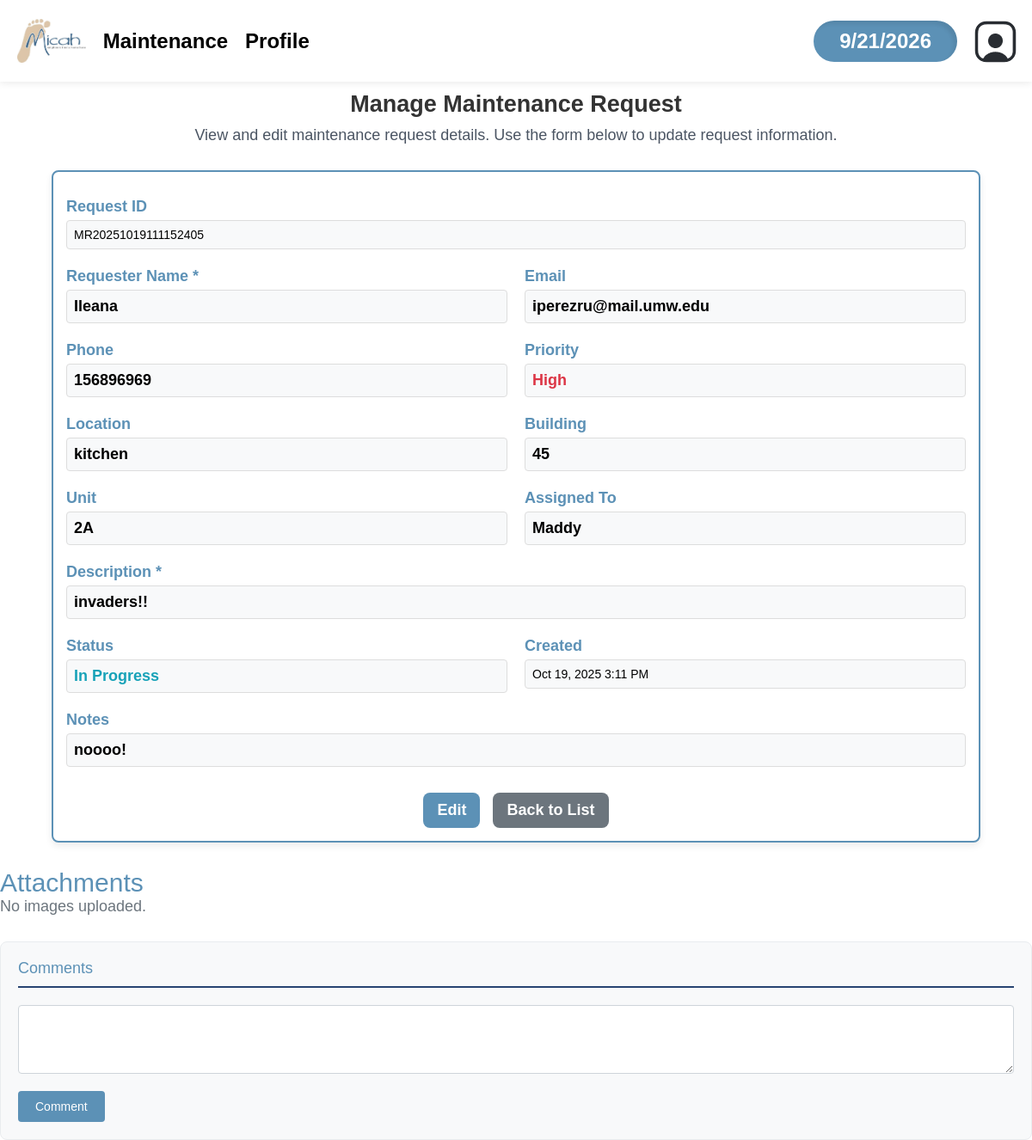
The app's page /manageMaintenanceRequest.php?id=MR20251019111152405 (signed in) with its own data.
### tables this page shows
CREATE TABLE `dbmaintenancerequests` (
  `id` varchar(256) NOT NULL,
  `requester_name` varchar(100) NOT NULL,
  `requester_email` varchar(100) DEFAULT NULL,
  `requester_phone` varchar(20) DEFAULT NULL,
  `location` varchar(100) DEFAULT NULL,
  `building` varchar(50) DEFAULT NULL,
  `unit` varchar(50) DEFAULT NULL,
  `description` text NOT NULL,
  `priority` enum('Low','Medium','High','Emergency') DEFAULT 'Medium',
  `status` enum('Pending','In Progress','Completed','Cancelled') DEFAULT 'Pending',
  `assigned_to` varchar(100) DEFAULT NULL,
  `created_at` timestamp NOT NULL DEFAULT current_timestamp(),
  `updated_at` timestamp NOT NULL DEFAULT current_timestamp() ON UPDATE current_timestamp(),
  `completed_at` timestamp NULL DEFAULT NULL,
  `notes` text DEFAULT NULL,
  `archived` tinyint(1) NOT NULL DEFAULT 0
);

### database/dbMaintenanceRequests.php (called while the page is built, shortened)
<?php
include_once(dirname(__FILE__).'/../domain/MaintenanceRequest.php');
function get_maintenance_request_by_id($id) {
    $con = connect();
    $query = "SELECT * FROM dbmaintenancerequests WHERE id = ?";
    $stmt = mysqli_prepare($con, $query);
    mysqli_stmt_bind_param($stmt, "s", $id);
    mysqli_stmt_execute($stmt);
    $result = mysqli_stmt_get_result($stmt);
    $row = mysqli_fetch_array($result);
    $request = new MaintenanceRequest(
        $row['id'],
        $row['requester_name'],
        $row['requester_email'],
        $row['requester_phone'],
        $row['location'],
        $row['building'],
        $row['unit'],
        $row['description'],
        $row['priority'],
        $row['status'],
        $row['assigned_to'],
        $row['notes'],
        $row['archived']
    );
    $request->setCreatedAt($row['created_at']);
    $request->setUpdatedAt($row['updated_at']);
    return $request;
}
?>

### domain/MaintenanceRequest.php (called while the page is built, shortened)
<?php
class MaintenanceRequest {
    private $id;
    private $requester_name;
    private $requester_email;
    private $requester_phone;
    private $location;
    private $building;
    private $unit;
    private $description;
    private $priority;
    private $status;
    private $assigned_to;
    private $created_at;
    private $notes;
    public function __construct($id, $requester_name, $requester_email, $requester_phone,
                               $location, $building, $unit, $description, $priority = 'Medium',
                               $status = 'Pending', $assigned_to = '', $notes = '', $archived = 0) {
        $this->id = $id;
        $this->requester_name = $requester_name;
        $this->requester_email = $requester_email;
        $this->requester_phone = $requester_phone;
        $this->location = $location;
        $this->building = $building;
        $this->unit = $unit;
        $this->description = $description;
        $this->priority = $priority;
        $this->status = $status;
        $this->assigned_to = $assigned_to;
        $this->notes = $notes;
        $this->created_at = date('Y-m-d H:i:s');
    }
    public function getID() {
        return $this->id;
    }
    public function getRequesterName() {
        return $this->requester_name;
    }
    public function getRequesterEmail() {
        return $this->requester_email;
    }
    public function getRequesterPhone() {
        return $this->requester_phone;
    }
    public function getLocation() {
        return $this->location;
    }
    public function getBuilding() {
        return $this->building;
    }
    public function getUnit() {
        return $this->unit;
    }
    public function getDescription() {
        return $this->description;
    }
    public function getPriority() {
        return $this->priority;
    }
    public function getStatus() {
        return $this->status;
    }
    public function getAssignedTo() {
        return $this->assigned_to;
    }
    public function getCreatedAt() {
        return $this->created_at;
    }
    public function getNotes() {
        return $this->notes;
    }
    public function setCreatedAt($created_at) {
        $this->created_at = $created_at;
    }
}

### manageMaintenanceRequest.php (the view, shortened to what this page needs)
<?php
    require_once('database/dbMaintenanceRequests.php');
    $request_id = $_GET['id'] ?? null;
    $request = get_maintenance_request_by_id($request_id);
    $edit_mode = isset($_GET['edit']) && $_GET['edit'] == '1';
    function renderField($type, $name, $value, $edit_mode, $required = false, $options = []) {
        $base_style = "width: 100%; padding: 8px; border: 1px solid #ddd; border-radius: 4px; font-size: 14px;";
        $readonly_style = "padding: 8px; display: inline-block; width: 100%; background: #f8f9fa; border: 1px solid #ddd; border-radius: 4px;";
        if ($edit_mode) {
            switch ($type) {
                case 'text':
                case 'email':
                case 'tel':
                    return '<input type="' . $type . '" name="' . $name . '" value="' . htmlspecialchars($value) . '" ' .
                           ($required ? 'required ' : '') . 'style="' . $base_style . '">';
                case 'textarea':
                    $height = $options['height'] ?? '40px';
                    return '<textarea name="' . $name . '" ' . ($required ? 'required ' : '') .
                           'style="' . $base_style . ' height: ' . $height . '; resize: vertical;">' .
                           htmlspecialchars($value) . '</textarea>';
                case 'select':
                    $html = '<select name="' . $name . '" style="' . $base_style . '">';
                    foreach ($options['options'] as $option_value => $option_text) {
                        $selected = ($value == $option_value) ? ' selected' : '';
                        $html .= '<option value="' . htmlspecialchars($option_value) . '"' . $selected . '>' .
                                htmlspecialchars($option_text) . '</option>';
                    }
                    $html .= '</select>';
                    return $html;
            }
        } else {
            $display_value = $value ?: ($options['placeholder'] ?? '');
            $class = '';
            if ($type == 'select' && isset($options['display_class'])) {
                $class = 'class="' . $options['display_class'] . '"';
            }
            return '<span ' . $class . ' style="' . $readonly_style . ' font-weight: bold;">' .
                   htmlspecialchars($display_value) . '</span>';
        }
    }
?>
<!DOCTYPE html>
<html lang="en">
<head>     <link rel="icon" type="image/png" href="images/micah-favicon.png">
  <link href="css/base.css?v=<?php echo time(); ?>" rel="stylesheet">
<?php
require_once('header.php');
?>
</head>
<body>
  <main>
    <div class="sections">
      <div class="text-section">
        <h1 class="main-text">Manage Maintenance Request</h1>
        <p class="secondary-text">
          View and edit maintenance request details. Use the form below to update request information.
        </p>
        <div class="form-container">
            <form id="maintenance-form" method="POST" enctype="multipart/form-data" action="">
                <div class="form-group">
                    <label>Request ID</label>
                    <input type="text" value="<?php echo htmlspecialchars($request->getID()); ?>" readonly style="background-color: #f8f9fa;">
                </div>
                <div class="form-row">
                    <div class="form-group">
                        <label for="requester_name">Requester Name *</label>
                        <?php echo renderField('text', 'requester_name', $request->getRequesterName(), $edit_mode, true); ?>
                    </div>
                    <div class="form-group">
                        <label for="requester_email">Email</label>
                        <?php echo renderField('email', 'requester_email', $request->getRequesterEmail(), $edit_mode); ?>
                    </div>
                </div>
                <div class="form-row">
                    <div class="form-group">
                        <label for="requester_phone">Phone</label>
                        <?php echo renderField('tel', 'requester_phone', $request->getRequesterPhone(), $edit_mode); ?>
                    </div>
                    <div class="form-group">
                        <label for="priority">Priority</label>
                        <?php echo renderField('select', 'priority', $request->getPriority(), $edit_mode, false, [
                            'options' => ['Low' => 'Low', 'Medium' => 'Medium', 'High' => 'High', 'Emergency' => 'Emergency'],
                            'display_class' => 'priority-' . strtolower($request->getPriority())
                        ]); ?>
                    </div>
                </div>
                <div class="form-row">
                    <div class="form-group">
                        <label for="location">Location</label>
                        <?php echo renderField('text', 'location', $request->getLocation(), $edit_mode); ?>
                    </div>
                    <div class="form-group">
                        <label for="building">Building</label>
                        <?php echo renderField('text', 'building', $request->getBuilding(), $edit_mode); ?>
                    </div>
                </div>
                <div class="form-row">
                    <div class="form-group">
                        <label for="unit">Unit</label>
                        <?php echo renderField('text', 'unit', $request->getUnit(), $edit_mode); ?>
                    </div>
                    <div class="form-group">
                        <label for="assigned_to">Assigned To</label>
                        <?php echo renderField('text', 'assigned_to', $request->getAssignedTo(), $edit_mode, false, ['placeholder' => 'Unassigned']); ?>
                    </div>
                </div>
                <div class="form-group">
                    <label for="description">Description *</label>
                    <?php echo renderField('textarea', 'description', $request->getDescription(), $edit_mode, true, ['height' => '40px']); ?>
                </div>
                <div class="form-row">
                    <div class="form-group">
                        <label for="status">Status</label>
                        <?php echo renderField('select', 'status', $request->getStatus(), $edit_mode, false, [
                            'options' => ['Pending' => 'Pending', 'In Progress' => 'In Progress', 'Completed' => 'Completed', 'Cancelled' => 'Cancelled'],
                            'display_class' => 'status-' . strtolower(str_replace(' ', '-', $request->getStatus()))
                        ]); ?>
                    </div>
                    <div class="form-group">
                        <label>Created</label>
                        <input type="text" value="<?php echo date('M j, Y g:i A', strtotime($request->getCreatedAt())); ?>" readonly style="background-color: #f8f9fa;">
                    </div>
                </div>
                <div class="form-group">
                    <label for="notes">Notes</label>
                    <?php echo renderField('textarea', 'notes', $request->getNotes(), $edit_mode, false, ['height' => '40px', 'placeholder' => 'No notes']); ?>
                </div>
                <div style="text-align: center; margin-top: 30px;">
                    <?php if (!$edit_mode): ?>
                        <a href="?id=<?php echo urlencode($request_id); ?>&edit=1" class="blue-button">Edit</a>
                    <?php endif; ?>
                    <a href="viewAllMaintenanceRequests.php" class="gray-button" style="margin-left: 10px;">Back to List</a>
                </div>
            </form>
        </div>
        <?php
$images = get_maintenance_images_by_request($request->getID());
?>
<div class="attachments-section" style="margin-top: 30px;">
    <h2 style="color:var(--main-color);">Attachments</h2>
    <?php if (empty($images)): ?>
        <p style="color:#6c757d;">No images uploaded.</p>
    <?php endif; ?>
</div>
        <div id="comments" requestID="<?php echo htmlspecialchars($request->getID()) ?>">
            <h2 style="color:var(--main-color);">Comments</h2>
            <textarea id="commentBox"></textarea>
            <button onclick='writeComment()'>Comment</button>
        </div>
    </div>
    </div>
  </main>
</body>
</html>

### css/base.css (style rules this page uses)
html, body, header, main, footer, div, span, p, h1, h2, h3, h4, h5, h6, ul, ol, li, input, select, textarea, form, section, label, table, td, tr, th, form, fieldset, em, button, a { padding: 0; margin: 0; font-size: inherit; font-family: inherit; font-weight: inherit; text-decoration: none; font-style: normal; box-sizing: border-box; text-align: left; list-style-type: none; border-spacing: 0; }
.main-text { text-align: center; color: var(--main-font-color); font-size: 1.5rem; font-weight: bold; padding: 10px; }
.secondary-text { text-align: center; color: var(--secondary-font-color); }
:root { --background-color: #ffffff; --main-font-color: #333333; --secondary-font-color: #4b5563; --box-shadow: rgba(0,0,0,.08); --main-color: #5C91B6; --accent-color: #D7BC96; --gray-color: #6c757d; --success-background: #d4edda; --success-color: #155724; --error-background: #f8d7da; --error-color: #721c24; --required-color: #dc3545; font-size: 18px; font-family: Montserrat; font-weight: 300; }
.blue-button, .portal-link { display: inline-block; text-align: center; background: var(--main-color); color: white; padding: 10px 16px; border-radius: 8px; font-weight: 700; text-decoration: none; border: none; }
.gray-button { display: inline-block; text-align: center; background: var(--gray-color); color: white; padding: 10px 16px; border-radius: 8px; font-weight: 700; text-decoration: none; border: none; }
h2 { font-weight: normal; font-size: 30px; }
.form-container { max-width: none !important; width: 90% !important; margin: 30px auto !important; padding: 15px !important; background: white !important; border-radius: 8px !important; box-shadow: 0 4px 8px var(--box-shadow) !important; border: 2px solid var(--main-color) !important; }
.form-group { margin-bottom: 6px !important; }
.form-group label { display: block; margin-top: 15px; margin-bottom: 5px; font-weight: bold; color: var(--main-color); }
.form-group input, .form-group select, .form-group textarea { width: 100%; padding: 8px; border: 1px solid #ddd; border-radius: 4px; font-size: 14px; }
.form-row { display: flex; gap: 20px; }
.form-row .form-group { flex: 1; }
.sections { flex-direction: row !important; gap: 10px !important; }
.priority-high { color: #dc3545; font-weight: bold; }
.status-in-progress { color: #17a2b8; font-weight: bold; }
.text-section { width: 100% !important; }
#comments { margin-top: 30px; padding: 20px; background: #f8f9fa; border-radius: 8px; border: 1px solid #e9ecef; }
#comments h2 { margin-bottom: 20px; color: #274471; font-size: 18px; border-bottom: 2px solid #274471; padding-bottom: 10px; }
#commentBox { width: 100%; padding: 12px; border: 1px solid #ced4da; border-radius: 4px; font-size: 14px; resize: vertical; min-height: 80px; margin-bottom: 15px; }
#comments button { background-color: var(--main-color); color: white !important; border: none; padding: 10px 20px; border-radius: 4px; cursor: pointer; font-size: 14px; font-weight: 500; }

### css/header.css (style rules this page uses)
body { font-family: Quicksand, sans-serif; padding-top: 96px; }

### records on screen
dbmaintenancerequests: id "MR20251019111152405", requester_name "Ileana iperezru@mail.umw.edu 156896969 High kitchen 45 2A Maddy invaders!! In Progress noooo!", created_at "Oct 19, 2025 3:11 PM"
